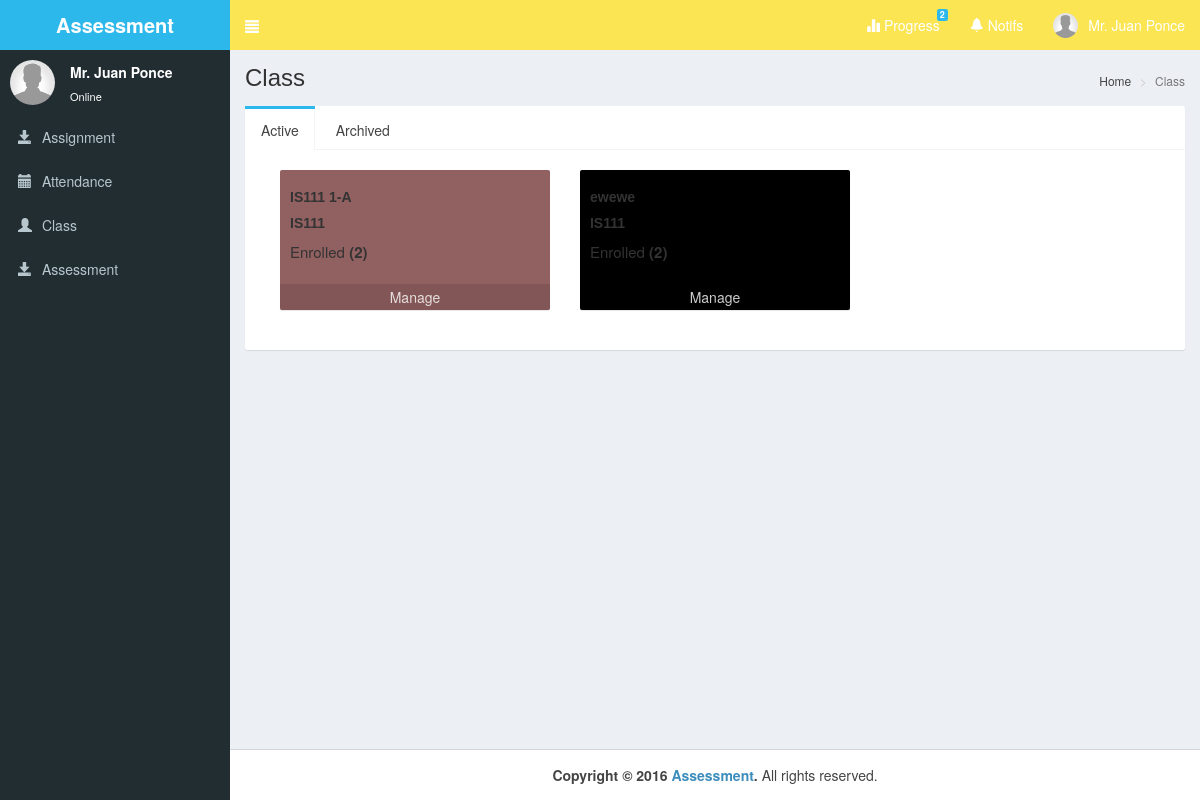
Page /pages/home.php (signed in) on the committed database.
### tables this page shows
CREATE TABLE IF NOT EXISTS `class` (
`class_id` int(11) NOT NULL,
  `t_id` int(11) NOT NULL,
  `class_name` varchar(100) NOT NULL,
  `class_stat` varchar(15) NOT NULL,
  `class_code` varchar(10) NOT NULL,
  `class_color` varchar(10) NOT NULL,
  `subject_code` varchar(30) NOT NULL
);

### pages/home.php (the view, shortened to what this page needs)
<!DOCTYPE html>
<html>
  <head>
    <link rel="stylesheet" href="../bootstrap/css/bootstrap.min.css">
    <link rel="stylesheet" href="../dist/css/AdminLTE.min.css">
    <link rel="stylesheet" href="../dist/css/skins/_all-skins.min.css">
  </head>
  <body class="hold-transition skin-blue sidebar-mini">
    <div class="wrapper">
		<?php include('../dist/includes/header.php');?>
		<?php include('../dist/includes/aside.php');?>
      <div class="content-wrapper">
        <section class="content-header">
          <h1>
            Class
          </h1>
          <ol class="breadcrumb">
            <li><a href="#"><i class="fa fa-dashboard"></i> Home</a></li>
            <li class="active">Class</li>
          </ol>
        </section>
        <section class="content" >
	<div class="row">
            <div class="col-md-12">
		  <div class="nav-tabs-custom">
		      <ul class="nav nav-tabs">
			<li class="active"><a href="#active" data-toggle="tab" aria-expanded="true">Active</a></li>
			<li class=""><a href="#archived" data-toggle="tab" aria-expanded="false">Archived</a></li>
		      </ul>
		      <div class="tab-content">
			<div class="tab-pane active" id="active">
			  <div class="box-body">
		  <?php
		  include('../dist/includes/dbcon.php');
		  $id=$_SESSION['id'];
		  $query=mysqli_query($con,"select * from class where t_id='$id' and class_stat='Active'")or die(mysqli_error());
		  while($row=mysqli_fetch_array($query)){
		  $id=$row['class_id'];
		  $query1=mysqli_query($con,"select COUNT(*) as count from enrol where class_id='$id'")or die(mysqli_error());
		  $row1=mysqli_fetch_array($query1);
  ?>
	      <div class="col-md-4 col-sm-6 col-xs-12">
		<div class="small-box" style="background-color:<?php echo $row['class_color'];?>">
		  <div class="inner">
		    <h5><b><?php echo $row['class_name'];?></b></h5>
		    <h5><b><?php echo $row['subject_code'];?></b></h5>
		    <p>Enrolled <b>(<?php echo $row1['count'];?>)</b></p>
		  </div>
		  <a href="view_class.php?cid=<?php echo $row['class_id'];?>" class="small-box-footer">
		    Manage <i class="fa fa-arrow-circle-right"></i>
		  </a>
		</div>
	      </div>
  <?php }?>
		  </div>
		      </div>
		    </div>
		  </div>
            </div>
          </div>
        </section>
      </div>
      <?php include('../dist/includes/footer.php');?>
    </div>
  </body>
</html>

### rows in the picture
class: class_name "IS111 1-A", subject_code "IS111", count "2"
class: class_name "ewewe", subject_code "IS111", count "2"

### other values in the picture
$count "2"
$_SESSION['name'] "Mr. Juan Ponce"
